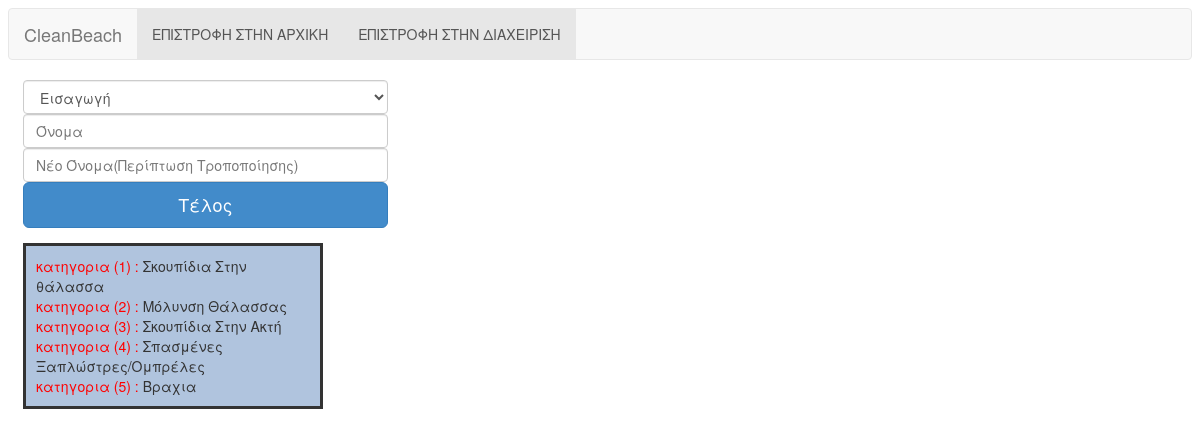
Page /code/diaxeirish_kathgorias.php on the committed database.
### tables this page shows
CREATE TABLE IF NOT EXISTS `kathgoria` (
  `katID` int(11) NOT NULL AUTO_INCREMENT,
  `katname` varchar(255) NOT NULL,
  `ID_anaf` int(11) DEFAULT NULL,
  PRIMARY KEY (`katID`)
);

### code/diaxeirish_kathgorias.php (the view, shortened to what this page needs)
<!DOCTYPE html>
<html lang="en">
  <head>
    <link href="css/bootstrap.min.css" rel="stylesheet">
  </head>
  <body>
<nav class="navbar navbar-default" role="navigation">
  <div class="container-fluid">
    <div class="navbar-header">
      <a class="navbar-brand" href="#">CleanBeach</a>
    </div>
    <div class="collapse navbar-collapse" id="bs-example-navbar-collapse-1">
      <ul class="nav navbar-nav">
        <li class="active"><a href='index.php'>ΕΠΙΣΤΡΟΦΗ ΣΤΗΝ ΑΡΧΙΚΗ</a></li>
         <li class="active"><a href='diaxeirish.html'>ΕΠΙΣΤΡΟΦΗ ΣΤΗΝ ΔΙΑΧΕΙΡΙΣΗ</a></li>
      </ul>
    </div>
  </div>
</nav>
    <form class="col-lg-4" method="post" action="kathgoria.php" style="float:top" >
    <div class="form-group">
          <select class="form-control" name="energia">
            <option >Εισαγωγή </option>
          </select>
           <input type="text" class="form-control" placeholder="Όνομα" name="katname" >
           <input type="text" class="form-control" placeholder="Νέο Όνομα(Περίπτωση Τροποποίησης)" name="katname2" >
           <input type="submit" name="submit" id="submit" value="Τέλος" class="btn btn-primary btn-lg btn-block">
    </div>
<?php
$con=mysqli_connect("localhost","root","","web_project_am5076");
$result3 = mysqli_query($con,"SELECT * FROM kathgoria ");
$count=1;
?>
<div id="section2">
<?php
while($row3 = mysqli_fetch_array($result3)){
 echo "<font color='red'>κατηγορια ($count) : </font> ";
  echo $row3['katname'];
  echo '<br>';
  $count= $count+1;
  }
?>
</form>
</body>
</html>

### code/diaxeirish_kathgorias.php (style rules this page uses)
body { background: url('beach.png') no-repeat fixed ; -webkit-background-size: cover; -moz-background-size: cover; -o-background-size: cover; background-size: cover; }
#section2 { width:300px; float:left; padding:10px; border-style: solid; background :#b0c4de; }

### rows in the picture
kathgoria: katname "Σκουπίδια Στην θάλασσα"
kathgoria: katname "Μόλυνση Θάλασσας"
kathgoria: katname "Σκουπίδια Στην Ακτή"
kathgoria: katname "Σπασμένες Ξαπλώστρες/Ομπρέλες"
kathgoria: katname "Βραχια"
